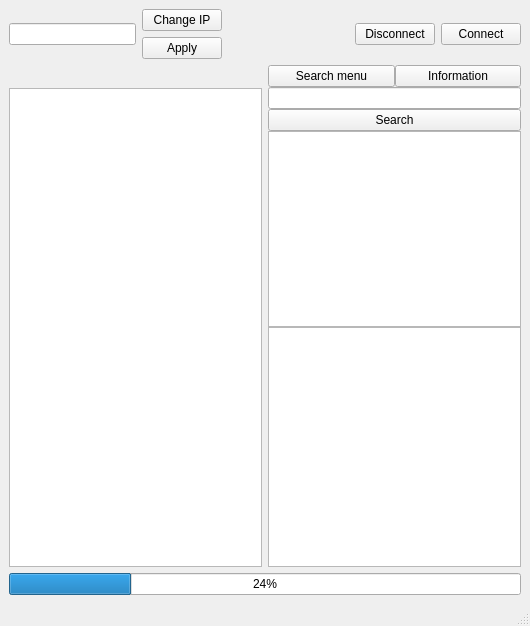
<?xml version="1.0" encoding="UTF-8"?>
<ui version="4.0">
 <class>MainWindow</class>
 <widget class="QMainWindow" name="MainWindow">
  <property name="geometry">
   <rect>
    <x>0</x>
    <y>0</y>
    <width>530</width>
    <height>626</height>
   </rect>
  </property>
  <property name="windowTitle">
   <string>MainWindow</string>
  </property>
  <widget class="QWidget" name="centralwidget">
   <layout class="QVBoxLayout" name="verticalLayout">
    <item>
     <layout class="QVBoxLayout" name="verticalLayout_4">
      <item>
       <layout class="QHBoxLayout" name="horizontalLayout_2">
        <item>
         <widget class="QLineEdit" name="line_currentIP"/>
        </item>
        <item>
         <layout class="QVBoxLayout" name="verticalLayout_2">
          <item>
           <widget class="QPushButton" name="btn_changeIP">
            <property name="text">
             <string>Change IP</string>
            </property>
           </widget>
          </item>
          <item>
           <widget class="QPushButton" name="btn_apply">
            <property name="text">
             <string>Apply</string>
            </property>
           </widget>
          </item>
         </layout>
        </item>
        <item>
         <spacer name="horizontalSpacer">
          <property name="orientation">
           <enum>Qt::Horizontal</enum>
          </property>
          <property name="sizeHint" stdset="0">
           <size>
            <width>40</width>
            <height>20</height>
           </size>
          </property>
         </spacer>
        </item>
        <item>
         <widget class="QPushButton" name="btn_toDisconnect">
          <property name="text">
           <string>Disconnect</string>
          </property>
         </widget>
        </item>
        <item>
         <widget class="QPushButton" name="btn_toConnect">
          <property name="text">
           <string>Connect</string>
          </property>
         </widget>
        </item>
       </layout>
      </item>
     </layout>
    </item>
    <item>
     <layout class="QHBoxLayout" name="horizontalLayout">
      <item>
       <layout class="QVBoxLayout" name="verticalLayout_7">
        <property name="spacing">
         <number>0</number>
        </property>
        <item>
         <widget class="QLabel" name="lb_path">
          <property name="sizePolicy">
           <sizepolicy hsizetype="Preferred" vsizetype="Fixed">
            <horstretch>0</horstretch>
            <verstretch>0</verstretch>
           </sizepolicy>
          </property>
          <property name="minimumSize">
           <size>
            <width>0</width>
            <height>23</height>
           </size>
          </property>
          <property name="maximumSize">
           <size>
            <width>16777215</width>
            <height>23</height>
           </size>
          </property>
          <property name="text">
           <string/>
          </property>
         </widget>
        </item>
        <item>
         <widget class="QListWidget" name="listWidget"/>
        </item>
       </layout>
      </item>
      <item>
       <layout class="QVBoxLayout" name="verticalLayout_6">
        <property name="spacing">
         <number>0</number>
        </property>
        <item>
         <layout class="QHBoxLayout" name="horizontalLayout_3">
          <property name="spacing">
           <number>0</number>
          </property>
          <item>
           <widget class="QPushButton" name="btn_searchMenu">
            <property name="text">
             <string>Search menu</string>
            </property>
           </widget>
          </item>
          <item>
           <widget class="QPushButton" name="btn_info">
            <property name="text">
             <string>Information</string>
            </property>
           </widget>
          </item>
         </layout>
        </item>
        <item>
         <layout class="QVBoxLayout" name="verticalLayout_8">
          <property name="spacing">
           <number>0</number>
          </property>
          <item>
           <widget class="QLineEdit" name="line_search"/>
          </item>
          <item>
           <widget class="QPushButton" name="btn_search">
            <property name="text">
             <string>Search</string>
            </property>
           </widget>
          </item>
          <item>
           <widget class="QListWidget" name="listWidget_2"/>
          </item>
         </layout>
        </item>
        <item>
         <widget class="QTextEdit" name="textEdit"/>
        </item>
       </layout>
      </item>
     </layout>
    </item>
    <item>
     <widget class="QProgressBar" name="progressBar">
      <property name="value">
       <number>24</number>
      </property>
     </widget>
    </item>
   </layout>
  </widget>
  <widget class="QMenuBar" name="menubar">
   <property name="geometry">
    <rect>
     <x>0</x>
     <y>0</y>
     <width>530</width>
     <height>20</height>
    </rect>
   </property>
  </widget>
  <widget class="QStatusBar" name="statusbar"/>
 </widget>
 <resources/>
 <connections/>
</ui>
